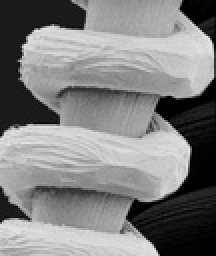
%> input picture Digital_Image_Processing/matlab_ref/images/test3_1.jpg, 108 x 128 px, shrunk from 252 x 298 before the run (shown 2 times larger)
$ octave exp_3_2.m   (GNU Octave 9; MATLAB toolbox functions it lacks are replaced by stand-ins)
%> lines starting %> are read from the running program, lines starting %| are printed output that depends on the picture
clc;
clear;
close all;

cd e:/
cd DIP
cd exp_3

test3_1_0 = imread('../images/test3_1.jpg');
%> test3_1_0 is the input picture: size 128x108 uint8; min 0, max 236, mean 128.2
test3_1_0 = im2double(test3_1_0);
%> test3_1_0: size 128x108 double

mean_filter = @(x) median(x(:));

test3_1_1 = nlfilter(test3_1_0,[5,5],mean_filter);
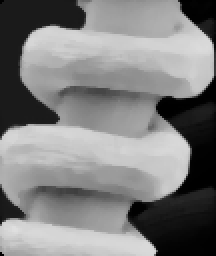
%> test3_1_1: size 128x108 double (shown 2 times larger); min 0, max 0.875, mean 0.502
subplot(221)
imshow(test3_1_0);
title('before 5\times5 mean filter');
subplot(222)
imshow(test3_1_1);
title('my own 5\times5 mean filter');
imwrite(test3_1_1,'test3_1_1.jpg');
test3_1_2 = nlfilter(test3_1_0,[5,5],@mean2);
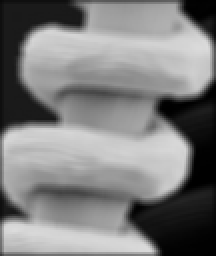
%> test3_1_2: size 128x108 double (shown 2 times larger); min 0.000314, max 0.861, mean 0.496
subplot(223);
imshow(test3_1_2);
title('@mean2');
test3_1_3 = nlfilter(test3_1_0,[5,5],@std2);
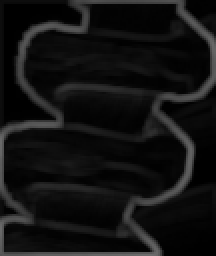
%> test3_1_3: size 128x108 double (shown 2 times larger); min 4.25e-17, max 0.427, mean 0.0715
subplot(224);
imshow(test3_1_3)
title('@std')

$ run again, with Digital_Image_Processing/matlab_ref/images/test3_2.jpg copied over Digital_Image_Processing/matlab_ref/images/test3_1.jpg
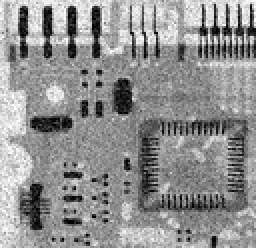
%> input picture Digital_Image_Processing/matlab_ref/images/test3_2.jpg, 128 x 124 px, shrunk from 455 x 440 before the run (shown 2 times larger)
%> test3_1_0 is the input picture: size 124x128 uint8; min 0, max 255, mean 144.3
%> test3_1_0: size 124x128 double
%> `test3_1_2 = nlfilter(test3_1_0,[5,5],@mean2);`:
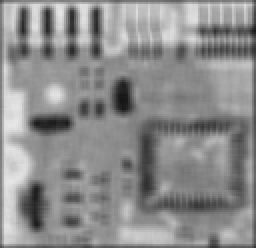
%> test3_1_2: size 124x128 double (shown 2 times larger); min 0.0889, max 0.914, mean 0.552
%> `test3_1_3 = nlfilter(test3_1_0,[5,5],@std2);`:
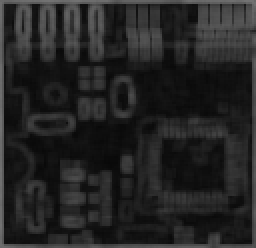
%> test3_1_3: size 124x128 double (shown 2 times larger); min 0.0346, max 0.454, mean 0.144
